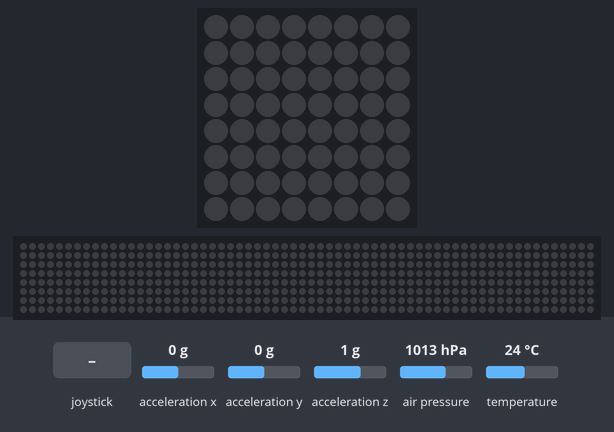
Bench run of a program on a simulated Raspberry Pi (BCM pin numbers) with a Sense HAT. On the bench: the Sense HAT's 8×8 RGB LED matrix, a strip that is not on the board, showing the scrolling text unrolled. Inputs (shaded band) come from the test bench; at power-on: acceleration x 0 g, acceleration y 0 g, acceleration z 1 g, air pressure 1013 hPa, temperature 24 °C. Dim RGB values are drawn brighter than linear; random numbers come from a fixed seed; the 64×8 strip is a reading aid, not a part: it shows the text the matrix is scrolling, unrolled, one strip-width of it at a time; what the program prints to the terminal is not drawn.

Above: at 1.2 s.
1.3 s: joystick pushed down
At 1.6 s:
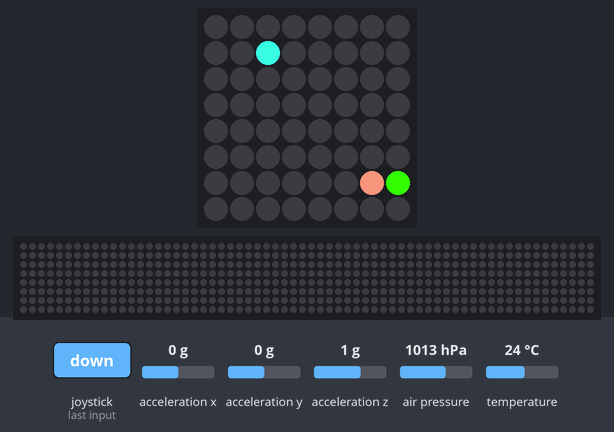
3.2 s: acceleration x set to -3.4 g
At 3.38 s:
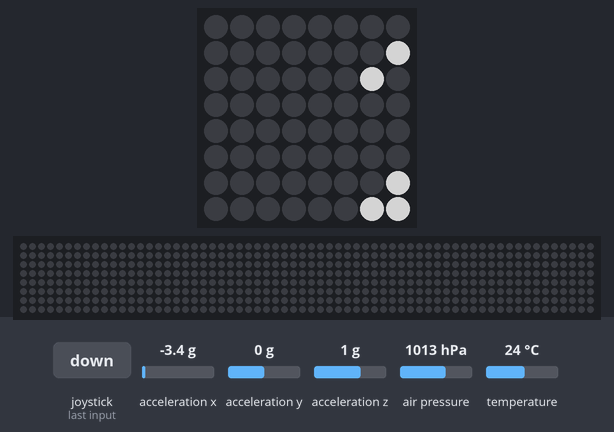
8.0 s: acceleration x set to -1.8 g
At 10.98 s:
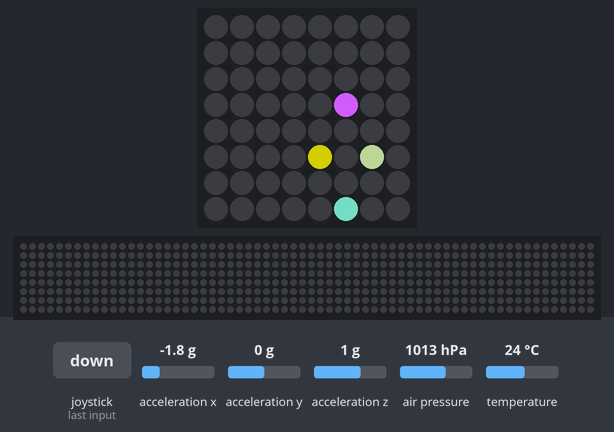
11.0 s: acceleration y set to -3.4 g
12.8 s: joystick pushed left
At 14.8 s:
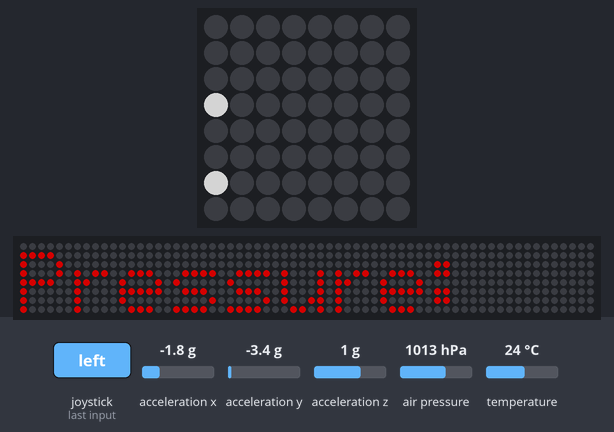

Measured:
- after the input at 1.3 s, the LEDs: first change at once (image 1 shows a later state)

The program:

swissknife.py
```python
#!/usr/bin/python

from sense_hat import SenseHat
import time
from random import randint

sense = SenseHat()
white = (128, 128, 128)
red = (128,0,0)
off = (0,0,0)

def humidity():
    sense.show_message("Humidity: "+str(round(sense.humidity,1))+"%", text_colour=white, back_colour=off, scroll_speed=0.05)
def pressure():
        sense.show_message("Pressure: "+str(round(sense.pressure,2))+" Millibar", text_colour=red, back_colour=off, scroll_speed=0.05)
def disco():
    for i in range(64):
        x = randint(0,7)
        y = randint(0,7)
        z = randint(0,7)
        r = randint(0,255)
        g = randint(0,255)
        b = randint(0,255)
        sense.set_pixel(x, y, (r, g, b))
        time.sleep(0.1)
def flashlight():
    for i in range(10):
        o = sense.get_orientation()
        pitch = int(o["pitch"] / 1.42)
        roll = int(o["roll"] / 1.42)
        yaw = int(o["yaw"] / 1.42)
        for x in range(8):
            for y in range(8):
                sense.set_pixel(x, y, (pitch, roll, yaw))
        time.sleep(1)
try:
    while True:
        sense.stick.direction_up = humidity
        sense.stick.direction_down = disco
        sense.stick.direction_left = pressure
        sense.stick.direction_right = flashlight
        acceleration = sense.get_accelerometer_raw()
        x = acceleration['x']
        y = acceleration['y']
        z = acceleration['z']

        x = abs(x)
        y = abs(y)
        z = abs(z)
        if x > 2 or y > 2 or z > 2:
            for i in range(2):
                sense.show_message(str(round(sense.temperature,1))+" Celsius", text_colour=white, back_colour=off, scroll_speed=0.05)
        else:
            print("Use the joystick, or shake the Pi")
            time.sleep(0.1)
except KeyboardInterrupt:
	# Clear the sense hat when the display is over.
	sense.clear()
```
